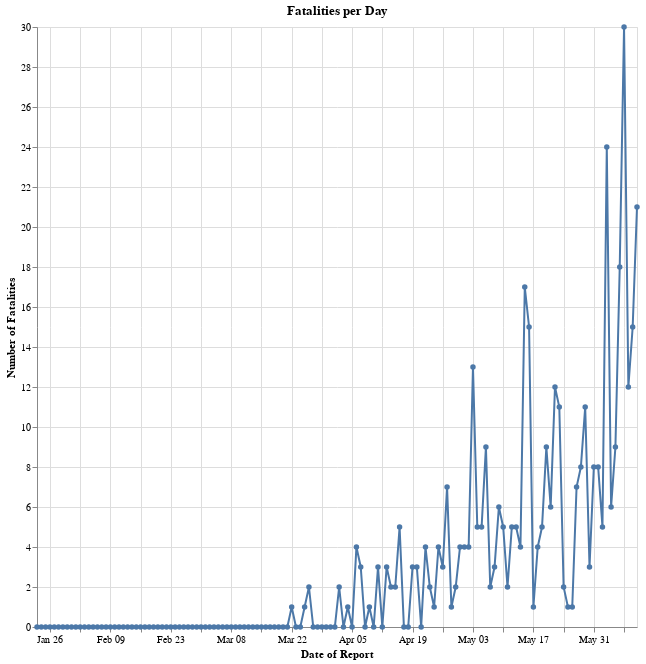

Notebook source saved alongside this figure:
### Code cell
alt.Chart(afghanistan_fatalities).mark_line(
    point=True,
).encode(
    x=alt.X("Date:T", title="Date of Report"),
    y=alt.Y("TargetValue:Q", title="Number of Fatalities"),
).properties(width=600, height=600, title="Fatalities per Day")

### Figure 1 — Vega-Lite specification as saved in the notebook (floating-point values rounded to 4 significant figures; data arrays with more than 128 entries replaced by an {"elided": "..."} marker saying what was removed)
{"config": {"view": {"continuousWidth": 300, "continuousHeight": 300}}, "data": {"name": "data-228b5a1ff16684ff5b13ede93560ed9a"}, "mark": {"type": "line", "point": true}, "encoding": {"x": {"field": "Date", "title": "Date of Report", "type": "temporal"}, "y": {"field": "TargetValue", "title": "Number of Fatalities", "type": "quantitative"}}, "height": 600, "title": "Fatalities per Day", "width": 600, "$schema": "https://vega.github.io/schema/vega-lite/v6.1.0.json", "datasets": {"data-228b5a1ff16684ff5b13ede93560ed9a": {"elided": "140 records"}}}
